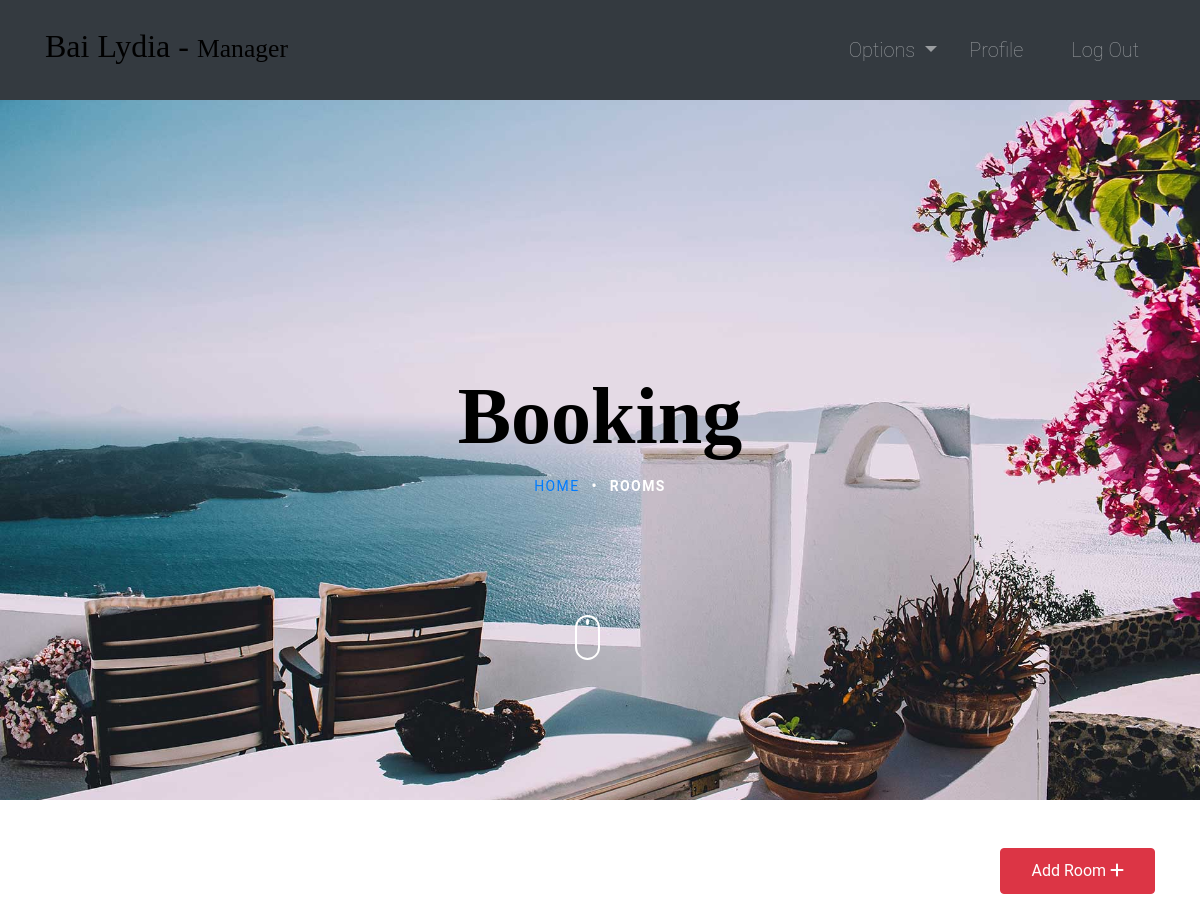
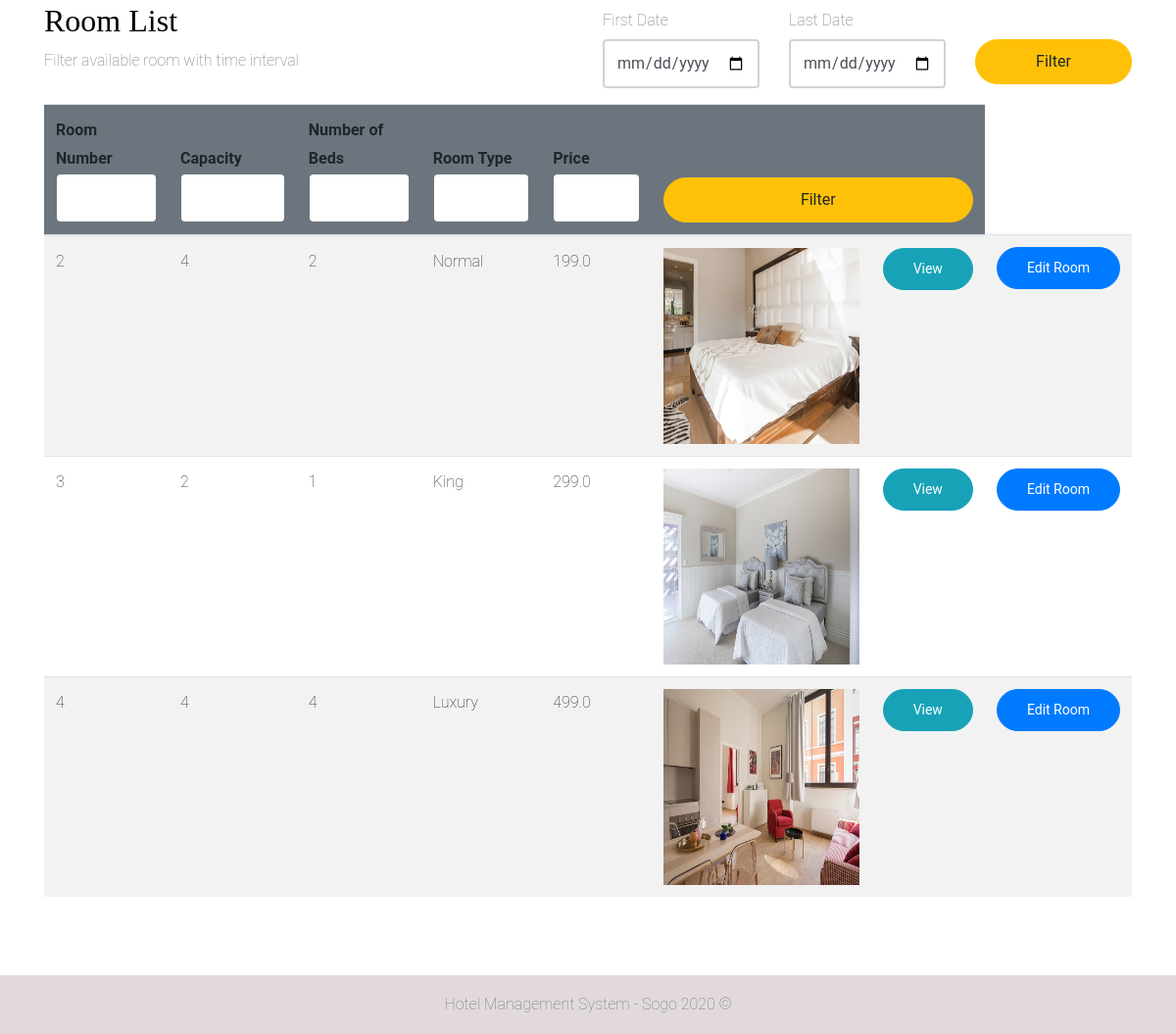
The page /rooms/ (signed in) on the database its author committed (2 pictures, top to bottom).
### room/models.py (models this page shows, shortened)
class Room(models.Model):
    ROOM_TYPES = (
        ('King', 'King'),
        ('Luxury', 'Luxury'),
        ('Normal', 'Normal'),
        ('Economic', 'Economic'),
    )
    number = models.IntegerField(primary_key=True)
    capacity = models.SmallIntegerField()
    numberOfBeds = models.SmallIntegerField()
    roomType = models.CharField(max_length=20, choices=ROOM_TYPES)
    price = models.FloatField()
    statusStartDate = models.DateField(null=True)
    statusEndDate = models.DateField(null=True)

### room/views.py (the view, shortened to what this page needs)
# urls.py: path('rooms/', rooms, name="rooms"),
@ login_required(login_url='login')
def rooms(request):
    role = str(request.user.groups.all()[0])
    path = role + "/"
    rooms = Room.objects.all()
    firstDayStr = None
    lastDateStr = None
    def chech_availability(fd, ed):
        availableRooms = []
        for room in rooms:
            availList = []
            bookingList = Booking.objects.filter(roomNumber=room)
            if room.statusStartDate == None:
                for booking in bookingList:
                    if booking.startDate > ed.date() or booking.endDate < fd.date():
                        availList.append(True)
                    else:
                        availList.append(False)
                if all(availList):
                    availableRooms.append(room)
            else:
                if room.statusStartDate > ed.date() or room.statusEndDate < fd.date():
                    for booking in bookingList:
                        if booking.startDate > ed.date() or booking.endDate < fd.date():
                            availList.append(True)
                        else:
                            availList.append(False)
                        if all(availList):
                            availableRooms.append(room)
        return availableRooms
    context = {
        "role": role,
        'rooms': rooms,
        'fd': firstDayStr,
        'ld': lastDateStr
    }
    return render(request, path + "rooms.html", context)

### Templates/manager/rooms.html
{% extends '../index.html' %}
{% block context %}
{% include '../common_pages/rooms.html' %}
{% endblock %}

### Templates/incs/nav.html (shortened to what this page needs)
<nav class="navbar navbar-dark bg-dark navbar-expand-lg py-3 " role="navigation">
    <div class="container">
        <a href="" class="navbar-brand">
            <h2 class="text-capitalize">
                {{ request.user.first_name }} {{ request.user.last_name }} -
                <small>
                    {{ role }}
                </small>
            </h2>
        </a>
        <div class="collapse navbar-collapse" id="navbarTags">
            <ul class="navbar-nav ml-auto">
                <li class="nav-item dropdown p-2">
                    <a class="nav-link dropdown-toggle" href="#" id="navbarDropdown" role="button"
                        data-toggle="dropdown" aria-haspopup="true" aria-expanded="false">
                        Options
                    </a>
                </li>
                <li class="nav-item mr-3 p-2">
                    {% if role == 'staff' or role == 'receptionist' or role == 'admin' or role == 'manager' %}
                    <a href="{% url 'employee-profile' user.id %}" class="nav-link">Profile</a>
                    {% endif %}
                </li>
                <li class="nav-item p-2 ">
                    <a href="{% url 'logout' %}" class="nav-link">Log Out</a>
                </li>
            </ul>
        </div>
    </div>
</nav>

### Templates/common_pages/rooms.html (shortened to what this page needs)
<head>
    <link rel="stylesheet" href="/static/bootstrap/sogo-master/css/style.css">
  </head>
  <body>
    <section class="site-hero inner-page " style="background-image: url(/static/bootstrap/sogo-master/images/hero_4.jpg)" data-stellar-background-ratio="0.5">
        <div class="container">
          <div class="row site-hero-inner justify-content-center align-items-center">
            <div class="col-md-10 text-center" data-aos="fade">
              <h1 class="heading mb-3" style="color:black;">Booking</h1>
              <ul class="custom-breadcrumbs mb-4">
                <li><a href="index.html">Home</a></li>
                <li>&bullet;</li>
                <li >Rooms</li>
              </ul>
            </div>
          </div>
        </div>
        <a class="mouse smoothscroll" href="#next">
          <div class="mouse-icon">
            <span class="mouse-wheel"></span>
          </div>
        </a>
      </section>
<div class="container py-5 clearfix">
    <div class="clearfix">
        {% if role == "manager" or role == "admin" %}
        <a href="{% url 'add-room' %}" class="btn btn-danger rounded float-right">Add Room <i
                class="fas fa-plus"></i></a>
        {% endif %}
    </div>
    <div class="table-header row mt-3 clearfix">
        <div class="col-sm-12 col-md-12 col-lg-6 mb-4">
            <h2>Room List</h2>
            <span class="text-muted">Filter available room with time interval</span>
        </div>
        <div class="col-sm-12 col-md-12 col-lg-6">
            <form action="" method="POST">
                <div class="row">
                    <div class="form-group col-4">
                        <label for="example-date-input" class="col-form-label">First Date</label>
                        <div class="">
                            <input class="form-control" type="date" name="fd" value="{{fd}}" id="example-date-input">
                        </div>
                    </div>
                    <div class="form-group col-4">
                        <label for="example-date-input" class="col-form-label">Last Date</label>
                        <div class="">
                            <input class="form-control" type="date" name="ld" value="{{ld}}" id="example-date-input">
                        </div>
                    </div>
                    <div class="col-4" style="margin-top:38px;">
                        <button type="submit" name="dateFilter" class="btn btn-warning w-100">Filter</button>
                    </div>
                </div>
            </form>
        </div>
    </div>
    <table class="table table-hover table-striped">
        <thead class="bg-secondary rounded">
            <tr>
                <form action="" method="POST">
                    <th>Room Number<input type="number" name="number" value="{{number}}"
                            class="form-control border border-secondary"></th>
                    <th>Capacity<input type="number" name="capacity" value="{{capacity}}"
                            class="form-control border border-secondary"></th>
                    <th>Number of Beds<input type="number" name="nob" value="{{nob}}"
                            class="form-control border border-secondary"></th>
                    <th>Room Type<input type="text" name="type" value="{{type}}"
                            class="form-control border border-secondary"></th>
                    <th>Price <input type="number" step="0.01" name="price" value="{{price}}"
                            class="form-control border border-secondary"></th>
                    <th colspan="2"><button type="submit" name="filter" class="btn btn-warning w-100">Filter</button>
                    </th>
                </form>
            </tr>
        </thead>
        <tbody>
            {% for room in rooms %}
            <tr>
                <td>{{ room.number }}</td>
                <td>{{ room.capacity }}</td>
                <td>{{ room.numberOfBeds }}</td>
                <td>{{ room.roomType }}</td>
                <td>{{ room.price }}</td>
                <td>
                    {% if room.roomType == "Normal" %}
                    <img src="/static/bootstrap/sogo-master/images/img_4.jpg" alt="songle" width="200px" height="200px">
                    {% elif room.roomType == "King" %}
                    <img src="/static/bootstrap/sogo-master/images/slider-5.jpg" alt="songle" width="200px" height="200px">
                    {% elif room.roomType == "Luxury" %}
                    <img src="/static/bootstrap/sogo-master/images/slider-4.jpg" alt="songle" width="200px" height="200px">
                    {% endif %}
                </td>
                {% if role != "guest" %}
                <td> <a href="{% url 'room-profile' room.number %}" class="btn btn-info btn-sm w-100">View</a>
                </td>
                {% if role == 'manager' or role == 'admin' %}<td> <a href="{% url 'room-edit' room.number %}"
                        class="btn btn-sm btn-primary w-100">Edit&nbsp;Room</a></td> {% endif %}
                {% endif %}
            </tr>
            {% endfor %}
        </tbody>
    </table>
</div>

### static/css/main.css (style rules this page uses)
* { margin: 0; padding: 0; -webkit-font-smoothing: antialiased; }
.clearfix { overflow: auto; }
body { position: relative; }
nav .nav-item { font-size: 20px; }

### rows shown on the page
Room: number "2", capacity "4", numberOfBeds "2", roomType "Normal", price "199.0"
Room: number "3", capacity "2", numberOfBeds "1", roomType "King", price "299.0"
Room: number "4", capacity "4", numberOfBeds "4", roomType "Luxury", price "499.0"

### other values the page prints
{{ request.user.first_name }} "Bai"
{{ request.user.last_name }} "Lydia"
{{ role }} "Manager"
